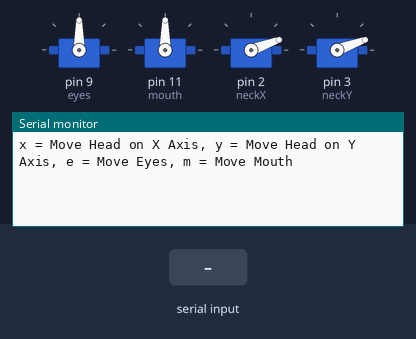
Simulated run of this sketch. Board: Arduino Uno, built with avr-gcc and run on an emulated ATmega328P. On the bench: 4 × servo, the last lines printed to the serial monitor. Inputs (shaded band) come from the test bench.

Above: at 1.2 s.
1.3 s: "x90\n" received over Serial
At 1.46 s:
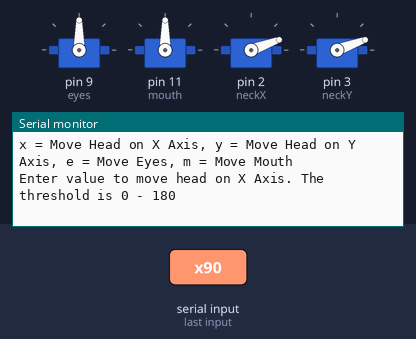
2.8 s: "y90\n" received over Serial
At 2.96 s:
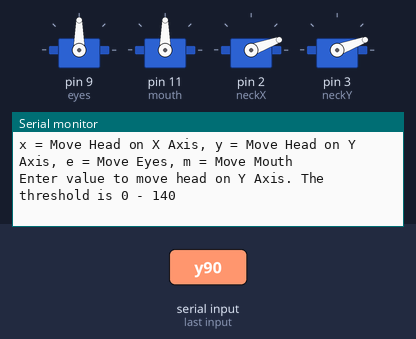
4.3 s: "e90\n" received over Serial
At 4.46 s:
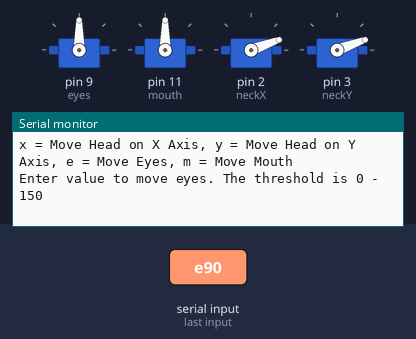

Measured:
- after the input at 1.3 s, the serial monitor: prints a new line at once (image 1)
- after the input at 2.8 s, the serial monitor: prints a new line at once (image 2)
- after the input at 4.3 s, the serial monitor: prints a new line at once (image 3)

The sketch:

Tester.ino
```cpp
   #include <Servo.h>
    /****************/
    Servo eyes;
    Servo mouth;
    Servo neckX;
    Servo neckY;
    /***************/
    const int NECKYTHRESHHOLD = 140;
    const int NECKXTHRESHHOLD = 180;
    const int MOUTHTHRESHHOLD =  80;
    const int EYESTHRESHHOLD  = 150;
    /***************/
    char letter;
    static int i;
    /******END******/

    void setup(){
      Serial.begin(9600);
      pinMode(0,OUTPUT);

      eyes.attach(9);//this
      mouth.attach(11);//this


      neckX.attach(2);//this

      neckX.write(20);

     neckY.attach(3);//this

      neckY.write(20);
      i = 0;
      Serial.flush();
      for(int i=0;i<70;i++)Serial.println();
    }

    void loop(){

   engageManualControl();


  }

  void engageManualControl(){
    Serial.println("x = Move Head on X Axis, y = Move Head on Y Axis, e = Move Eyes, m = Move Mouth");

      while(Serial.available() == 0);{
        letter = Serial.read();
        while(Serial.available()>0){Serial.read();}
      }

      if(letter == 'x')
         moveServo("Enter value to move head on X Axis",NECKXTHRESHHOLD,neckX);

      else if(letter == 'y')
         moveServo("Enter value to move head on Y Axis",NECKYTHRESHHOLD,neckY);

      else if(letter == 'e')
         moveServo("Enter value to move eyes",EYESTHRESHHOLD, eyes);

      else if(letter == 'm')
         moveServo("Enter value to move mouth",MOUTHTHRESHHOLD,mouth);

     for(int i=0;i<70;i++)Serial.println();
  }


  void moveServo(String data, const int num, Servo servo){

      Serial.println(data+ ". The threshold is 0 - " + num);
          while(Serial.available() == 0);{
            int i = Serial.parseInt();

             if(i<num)
                servo.write(i);
             else{
                Serial.println("Not a vaild value");
                delay(1000);
           }
            while(Serial.available()>0){Serial.read();}
          }

  }
```
